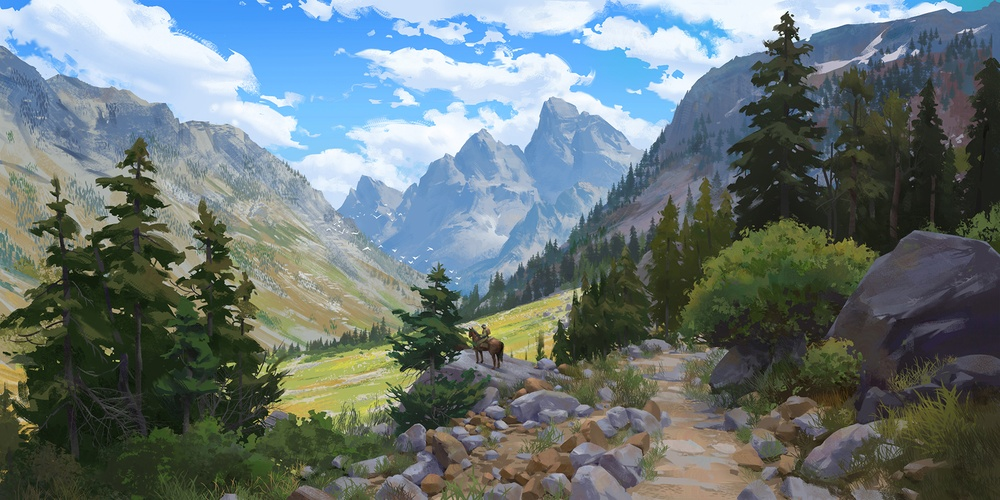
#> input picture imagem.jpg, 1000 x 500 px, shrunk from 2126 x 1062 before the run
$ python inverter_vertical.py
#> lines starting #> are read from the running program, lines starting #| are printed output that depends on the picture
from PIL import Image

img = Image.open("imagem.jpg")
#> img is the input picture: PIL image 1000x500 RGB; mean R, G, B 104.9, 118, 118.4
imagem_invertida = Image.new('RGB', img.size)
#> imagem_invertida: PIL image 1000x500 RGB; every value is 0

for x, x1 in zip(range(img.width), range(img.width)):
    for y, y1 in zip(range(img.height), range(img.height -1, -1, -1)):
        pixel = img.getpixel((x, y))
        imagem_invertida.putpixel((x1, y1), pixel)
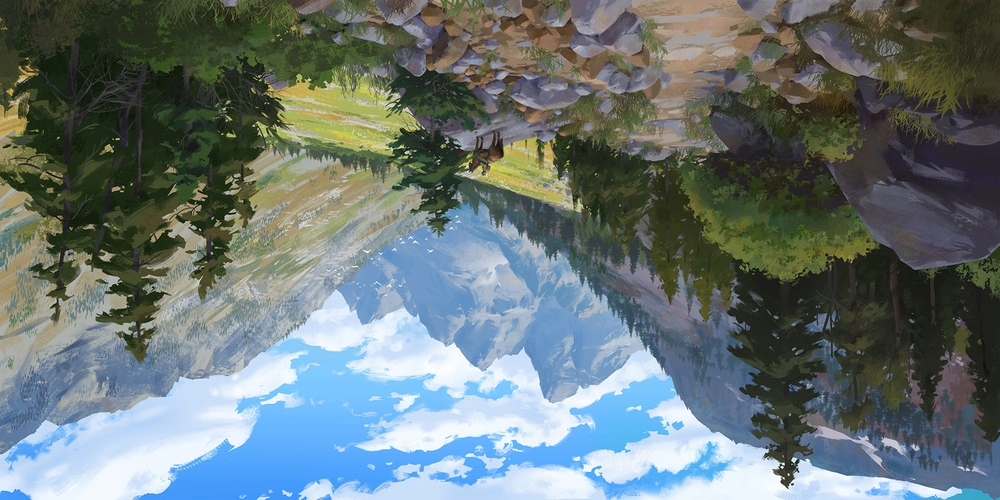
#> imagem_invertida: PIL image 1000x500 RGB; mean R, G, B 104.9, 118, 118.4

imagem_invertida.show()
